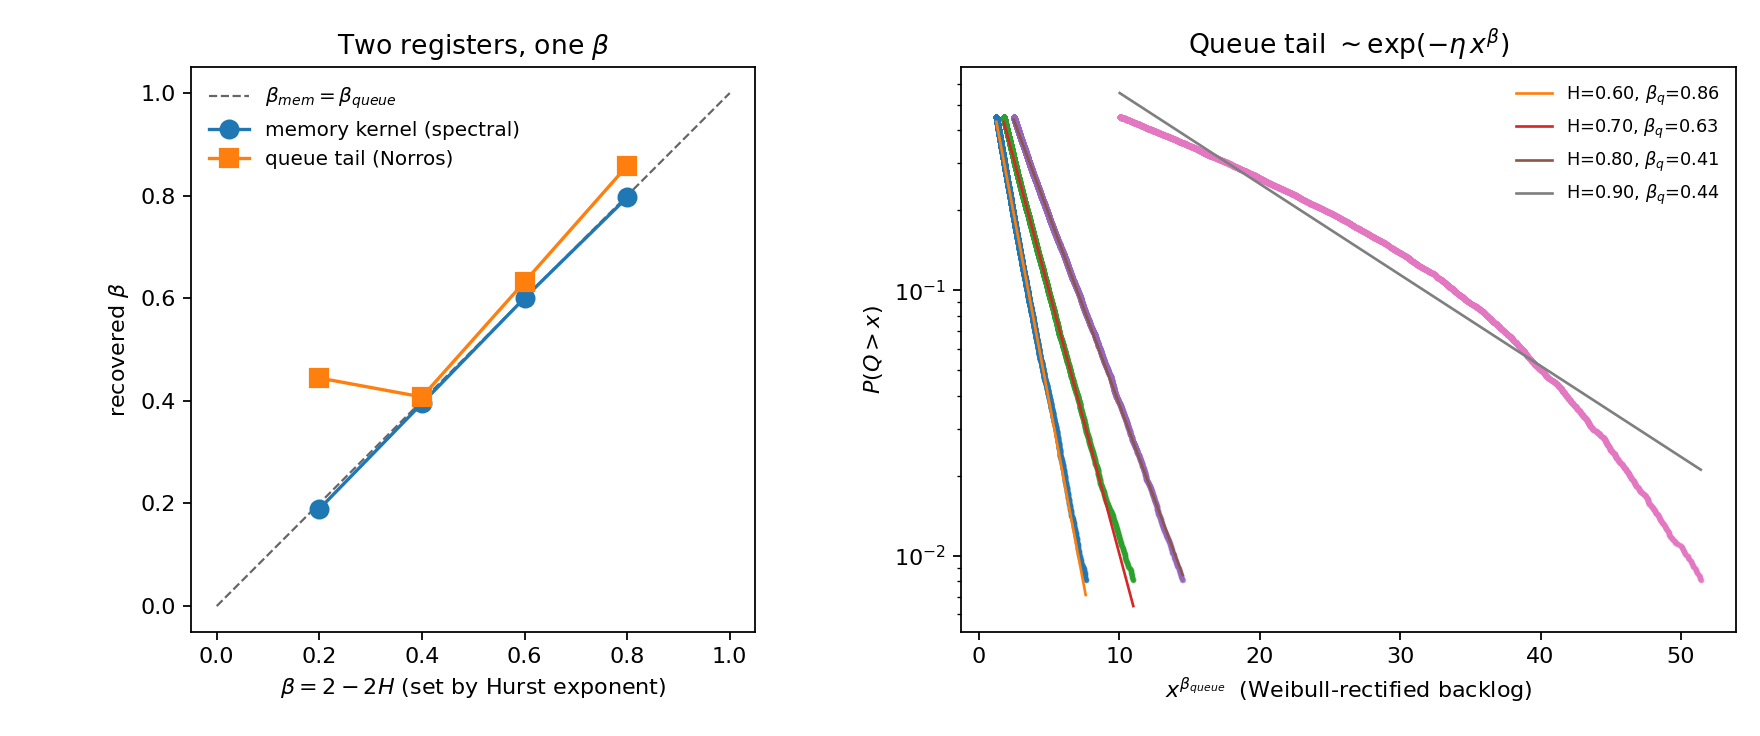

Write the Python code that produced this figure.
"""beta_collapse.py -- the memory-exponent transport-law falsifier.

character.md (S The memory exponent) and character_receipts.md (S Fractional
memory / transport law) make a single falsifiable claim:

    one memory exponent beta governs THREE registers through fixed maps --
        FDR-aging / memory-kernel exponent    alpha_s = beta_mem = beta
        heavy-traffic queue-tail exponent     g(beta) = beta/(2-beta) | 1/beta
    -- numerically coincident ONLY at beta = 1.
    Falsify: two registers fail to collapse onto a common beta.

This script swings that blade on the one substrate where a single parameter
fixes both registers through DIFFERENT functionals: the Norros fractional-
Brownian-motion queue. Fractional Gaussian noise of Hurst exponent H has

    beta = 2 - 2H        (interior H in (1/2, 1) -> beta in (0, 1))

and that same beta appears, by two independent routes, as:

  Register 1 -- MEMORY KERNEL.  fGn autocovariance gamma(k) ~ k^(2H-2),
      i.e. ~ k^(-beta).  A two-point correlation.  -> beta_mem from the
      log-log slope of gamma(k).

  Register 2 -- QUEUE TAIL.  Feed the fGn as arrivals into a constant-drain
      server (Loynes: stationary backlog Q = sup_n S_n over the negative-
      drift partial sums).  Norros (1994): P(Q > x) ~ exp(-eta x^(2-2H)),
      a Weibull tail with stretch exponent 2-2H = beta.  A supremum
      functional -- NOT the same statistic as gamma(k), and the equality of
      the two exponents is a THEOREM, not a definition (so the registers are
      not "tied definitionally", which would make the falsifier malformed).

Collapse test: beta_mem and beta_queue must both equal 2-2H across the
interior. If they track the diagonal -> the transport law survives. If they
are mutually inconsistent -> the central testable claim is falsified.

Pure direct simulation: no fitting to MPA, no inversion pipeline.
"""
from __future__ import annotations

import math
import sys
import time

import numpy as np

try:
    sys.stdout.reconfigure(encoding="utf-8")
except (AttributeError, ValueError):
    pass


# --------------------------------------------------------------------------
# fractional Gaussian noise -- Davies-Harte circulant embedding (vectorized
# over realizations). Lifted from mpa-central fbm primitive, batched.
# --------------------------------------------------------------------------
def fgn(H: float, n: int, n_real: int, rng: np.random.Generator) -> np.ndarray:
    """(n_real, n) fractional Gaussian noise, unit variance, Hurst H."""
    k = np.arange(0, n + 1)
    gamma = 0.5 * (np.abs(k - 1) ** (2 * H) - 2 * np.abs(k) ** (2 * H)
                   + np.abs(k + 1) ** (2 * H))
    c = np.concatenate([gamma, gamma[1:n][::-1]])      # circulant first row, len 2n
    m = c.size
    lam = np.maximum(np.fft.fft(c).real, 0.0)          # eigenvalues (>=0 for fGn embedding)
    sqrt_lam = np.sqrt(lam)
    Z = (rng.standard_normal((n_real, m)) + 1j * rng.standard_normal((n_real, m))) / math.sqrt(2.0)
    x = np.fft.fft(sqrt_lam[None, :] * Z, axis=1).real / math.sqrt(m)
    return x[:, :n]


# --------------------------------------------------------------------------
# Register 1 -- memory-kernel exponent from the autocovariance slope.
# --------------------------------------------------------------------------
def beta_from_memory(H, n_real, n_len, rng, k_lo=8, k_hi=None):
    """Memory-kernel exponent two independent ways on the SAME fGn:
      (a) autocovariance tail  gamma(k) ~ k^(2H-2) = k^(-beta)
      (b) low-freq spectrum    S(f) ~ |f|^(1-2H) = |f|^(beta-1)
    fGn is zero-mean by construction -- do NOT subtract the sample mean
    (that strips the low-frequency power carrying the LRD exponent).
    Returns (beta_acov, beta_spec, diagnostics).
    """
    if k_hi is None:
        k_hi = n_len // 8
    x = fgn(H, n_len, n_real, rng)                     # already zero-mean

    # (a) unbiased linear autocovariance via zero-padded FFT, ensemble mean.
    nfft = 1 << (2 * n_len - 1).bit_length()
    F = np.fft.rfft(x, n=nfft, axis=1)
    r = np.fft.irfft(np.abs(F) ** 2, n=nfft, axis=1)[:, :n_len]
    counts = (n_len - np.arange(n_len)).astype(np.float64)   # n-k products at lag k
    g = (r / counts).mean(axis=0)                      # unbiased gamma(k)
    k = np.arange(n_len)
    sel = (k >= k_lo) & (k <= k_hi) & (g > 0)
    slope_a, _ = np.polyfit(np.log(k[sel]), np.log(g[sel]), 1)   # = 2H-2 = -beta
    beta_acov = -slope_a

    # (b) ensemble-averaged periodogram; low-frequency slope = 1-2H = beta-1.
    P = (np.abs(np.fft.rfft(x, axis=1)) ** 2).mean(axis=0) / n_len
    freq = np.fft.rfftfreq(n_len)
    fsel = (freq > 0) & (freq <= 0.05)                 # low-frequency band only
    slope_s, _ = np.polyfit(np.log(freq[fsel]), np.log(P[fsel]), 1)  # = 1-2H
    beta_spec = slope_s + 1.0

    return beta_acov, beta_spec, (k[sel], g[sel])


# --------------------------------------------------------------------------
# Register 2 -- queue-tail Weibull stretch exponent (Loynes / Norros).
# --------------------------------------------------------------------------
def beta_from_queue(H, n_blocks, block_len, drain, rng, batch=2500):
    """Stationary backlog Q = max(0, sup_n S_n), S_n = cumsum(fGn - drain).
    Each block -> one stationary sample (Loynes). Fit P(Q>x) ~ exp(-eta x^beta).
    Blocks are generated in batches to bound memory.
    """
    Qs_all = []
    done = 0
    while done < n_blocks:
        b = min(batch, n_blocks - done)
        x = fgn(H, block_len, b, rng)                  # already zero-mean
        S = np.cumsum(x - drain, axis=1)               # negative-drift partial sums
        q = np.maximum(0.0, S.max(axis=1))             # one stationary sample / block
        Qs_all.append(q)
        done += b
    Q = np.concatenate(Qs_all)
    Q = Q[Q > 0]
    Qs = np.sort(Q)
    # survival P(Q > x) on the body of the tail (avoid bulk + few-sample extreme)
    surv = 1.0 - (np.arange(1, Qs.size + 1) - 0.5) / Qs.size
    lo, hi = np.quantile(Qs, 0.55), np.quantile(Qs, 0.992)
    sel = (Qs >= lo) & (Qs <= hi) & (surv > 0)
    lx = np.log(Qs[sel])
    ly = np.log(-np.log(surv[sel]))                    # log(-log P) ~ beta log x + const
    slope, _ = np.polyfit(lx, ly, 1)                   # slope = stretch exponent = beta
    return slope, (Qs[sel], surv[sel])


# --------------------------------------------------------------------------
def plot_collapse(rows, queue_diag, path):
    try:
        import matplotlib
        matplotlib.use("Agg")
        import matplotlib.pyplot as plt
    except Exception as e:                              # noqa: BLE001
        print(f"  (plot skipped: {e})")
        return
    fig, (ax1, ax2) = plt.subplots(1, 2, figsize=(11, 4.6))

    # Panel 1 -- the collapse: measured beta vs true beta, both registers.
    bt = rows[:, 1]
    ax1.plot([0, 1], [0, 1], "k--", lw=1, alpha=0.6, label="$\\beta_{mem}=\\beta_{queue}$")
    ax1.plot(bt, rows[:, 3], "o-", ms=8, label="memory kernel (spectral)")
    ax1.plot(bt, rows[:, 4], "s-", ms=8, label="queue tail (Norros)")
    ax1.set_xlabel("$\\beta = 2-2H$ (set by Hurst exponent)")
    ax1.set_ylabel("recovered $\\beta$")
    ax1.set_title("Two registers, one $\\beta$")
    ax1.legend(frameon=False, fontsize=9)
    ax1.set_aspect("equal", "box")

    # Panel 2 -- the queue-tail Weibull fits (the independent register).
    for (H, Qs, surv, b) in queue_diag:
        xr = Qs ** b
        ax2.plot(xr, surv, ".", ms=3, alpha=0.5)
        ax2.plot(xr, np.exp(-np.polyfit(xr, -np.log(surv), 1)[0] * xr
                            - np.polyfit(xr, -np.log(surv), 1)[1]),
                 "-", lw=1.2, label=f"H={H:.2f}, $\\beta_q$={b:.2f}")
    ax2.set_yscale("log")
    ax2.set_xlabel("$x^{\\beta_{queue}}$  (Weibull-rectified backlog)")
    ax2.set_ylabel("$P(Q > x)$")
    ax2.set_title("Queue tail $\\sim \\exp(-\\eta\\,x^{\\beta})$")
    ax2.legend(frameon=False, fontsize=8)
    fig.tight_layout()
    fig.savefig(path, dpi=160)
    print(f"  figure -> {path}")


def run(H_list, *, mem_real, mem_len, q_blocks, q_len, drain, seed=20260603,
        plot_path=None):
    print(f"beta-collapse  |  fBm-queue  |  registers: memory-kernel vs queue-tail")
    print(f"  memory:  {mem_real} reals x {mem_len} len")
    print(f"  queue :  {q_blocks} blocks x {q_len} len, drain={drain}")
    print(f"  {'H':>5} {'beta=2-2H':>10} {'b_acov':>8} {'b_spec':>8}"
          f" {'b_queue':>9}  {'acov err':>8} {'spec err':>8} {'q err':>8}")
    rows = []
    queue_diag = []
    for H in H_list:
        rng = np.random.default_rng(seed + int(round(H * 1000)))
        b_true = 2.0 - 2.0 * H
        b_acov, b_spec, _ = beta_from_memory(H, mem_real, mem_len, rng)
        b_q, (Qs, surv) = beta_from_queue(H, q_blocks, q_len, drain, rng)
        rows.append((H, b_true, b_acov, b_spec, b_q))
        queue_diag.append((H, Qs, surv, b_q))
        print(f"  {H:>5.2f} {b_true:>10.3f} {b_acov:>8.3f} {b_spec:>8.3f}"
              f" {b_q:>9.3f}  {b_acov - b_true:>+8.3f} {b_spec - b_true:>+8.3f}"
              f" {b_q - b_true:>+8.3f}")
    rows = np.array(rows)
    # The collapse test: do the memory register (spectral) and the queue
    # register -- two different functionals -- agree on a common beta?
    inter = np.abs(rows[:, 3] - rows[:, 4])
    print(f"\n  inter-register |beta_spec - beta_queue|: "
          f"max {inter.max():.3f}, mean {inter.mean():.3f}")
    if plot_path:
        plot_collapse(rows, queue_diag, plot_path)
    return rows


if __name__ == "__main__":
    if "--converge" in sys.argv:
        # Demonstrate the queue register is finite-block-limited at deep LRD:
        # beta_queue(H) must descend toward 2-2H as block length grows.
        H = 0.90
        b_true = 2.0 - 2.0 * H
        print(f"queue-register convergence  |  H={H}  beta_true={b_true}\n")
        print(f"  {'block_len':>10} {'n_blocks':>9} {'beta_queue':>11} {'err':>8}")
        for block_len, n_blocks in [(16384, 8000), (32768, 8000),
                                    (65536, 8000), (131072, 6000)]:
            rng = np.random.default_rng(424242 + block_len)
            t0 = time.time()
            b_q, _ = beta_from_queue(H, n_blocks, block_len, 0.25, rng, batch=64)
            print(f"  {block_len:>10} {n_blocks:>9} {b_q:>11.3f} {b_q - b_true:>+8.3f}"
                  f"   ({time.time() - t0:.0f}s)")
        sys.exit(0)

    probe = "--full" not in sys.argv
    plot_path = str(__import__("pathlib").Path(__file__).with_name("beta_collapse.png"))
    if probe:
        cfg = dict(mem_real=96, mem_len=8192, q_blocks=4000, q_len=4096, drain=0.30)
        H_list = [0.6, 0.7, 0.8]
        print("[PROBE] small config; pass --full to scale\n")
    else:
        cfg = dict(mem_real=256, mem_len=16384, q_blocks=30000, q_len=16384, drain=0.25)
        H_list = [0.6, 0.7, 0.8, 0.9]
        print("[FULL]\n")
    t0 = time.time()
    rows = run(H_list, **cfg, plot_path=plot_path)
    print(f"\nelapsed: {time.time() - t0:.1f}s")
